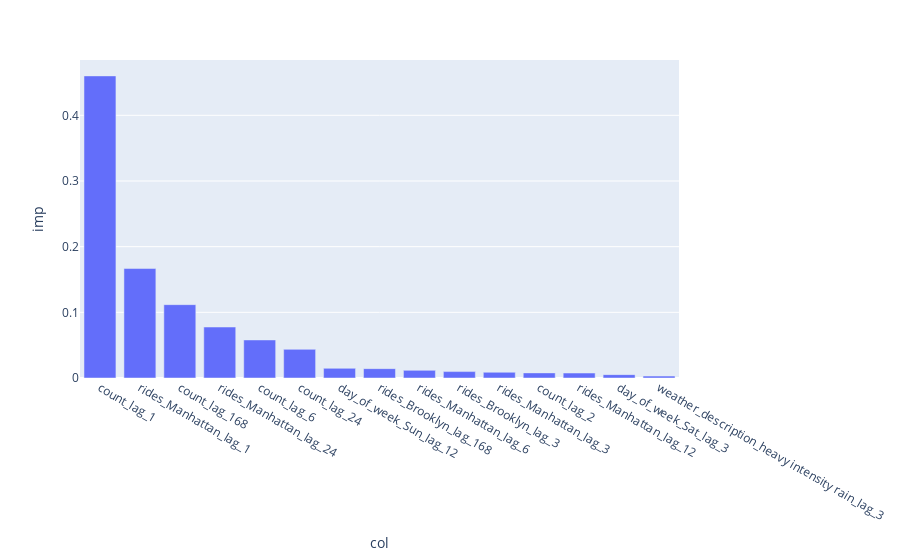

The notebook cell saved with this chart:
### Code cell
feature_importances = pd.DataFrame({'col': X_train_selected.columns,'imp':model.feature_importances_})
feature_importances = feature_importances.sort_values(by='imp',ascending=False)
px.bar(feature_importances,x='col',y='imp')

### Figure 1 — Plotly figure (JSON) as saved in the notebook; plotly's stock layout.template omitted (floating-point values rounded to 4 significant figures)
{"data": [{"alignmentgroup": "True", "hovertemplate": "col=%{x}<br>imp=%{y}<extra></extra>", "legendgroup": "", "marker": {"color": "#636efa", "pattern": {"shape": ""}}, "name": "", "offsetgroup": "", "orientation": "v", "showlegend": false, "textposition": "auto", "type": "bar", "x": ["count_lag_1", "rides_Manhattan_lag_1", "count_lag_168", "rides_Manhattan_lag_24", "count_lag_6", "count_lag_24", "day_of_week_Sun_lag_12", "rides_Brooklyn_lag_168", "rides_Manhattan_lag_6", "rides_Brooklyn_lag_3", "rides_Manhattan_lag_3", "count_lag_2", "rides_Manhattan_lag_12", "day_of_week_Sat_lag_3", "weather_description_heavy intensity rain_lag_3"], "xaxis": "x", "y": [0.46, 0.1667, 0.1117, 0.07763, 0.05793, 0.04359, 0.01471, 0.01424, 0.01164, 0.009777, 0.00872, 0.007786, 0.007578, 0.005124, 0.002892], "yaxis": "y"}], "layout": {"autosize": true, "barmode": "relative", "legend": {"tracegroupgap": 0}, "margin": {"t": 60}, "xaxis": {"anchor": "y", "autorange": true, "domain": [0, 1], "range": [-0.5, 14.5], "title": {"text": "col"}, "type": "category"}, "yaxis": {"anchor": "x", "autorange": true, "domain": [0, 1], "range": [0, 0.4842], "title": {"text": "imp"}, "type": "linear"}}}
